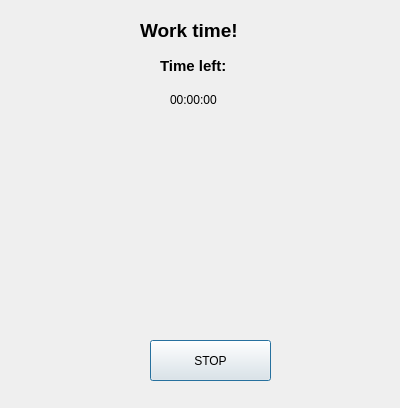
<?xml version="1.0" encoding="UTF-8"?>
<ui version="4.0">
 <class>timerwindow</class>
 <widget class="QDialog" name="timerwindow">
  <property name="geometry">
   <rect>
    <x>0</x>
    <y>0</y>
    <width>400</width>
    <height>408</height>
   </rect>
  </property>
  <property name="windowTitle">
   <string>Dialog</string>
  </property>
  <widget class="QPushButton" name="pushButton">
   <property name="geometry">
    <rect>
     <x>150</x>
     <y>340</y>
     <width>121</width>
     <height>41</height>
    </rect>
   </property>
   <property name="text">
    <string>STOP</string>
   </property>
  </widget>
  <widget class="QLabel" name="label">
   <property name="geometry">
    <rect>
     <x>160</x>
     <y>50</y>
     <width>131</width>
     <height>31</height>
    </rect>
   </property>
   <property name="font">
    <font>
     <pointsize>11</pointsize>
     <bold>true</bold>
    </font>
   </property>
   <property name="text">
    <string>Time left:</string>
   </property>
  </widget>
  <widget class="QLabel" name="label_2">
   <property name="geometry">
    <rect>
     <x>170</x>
     <y>90</y>
     <width>171</width>
     <height>20</height>
    </rect>
   </property>
   <property name="text">
    <string>00:00:00</string>
   </property>
  </widget>
  <widget class="QLabel" name="image">
   <property name="geometry">
    <rect>
     <x>120</x>
     <y>140</y>
     <width>171</width>
     <height>171</height>
    </rect>
   </property>
   <property name="text">
    <string/>
   </property>
   <property name="pixmap">
    <pixmap>C:/Users/gadol/Desktop/WorkPomodoro.jpg</pixmap>
   </property>
   <property name="scaledContents">
    <bool>true</bool>
   </property>
  </widget>
  <widget class="QLabel" name="label_4">
   <property name="geometry">
    <rect>
     <x>140</x>
     <y>20</y>
     <width>151</width>
     <height>21</height>
    </rect>
   </property>
   <property name="font">
    <font>
     <pointsize>14</pointsize>
     <bold>true</bold>
    </font>
   </property>
   <property name="text">
    <string>Work time!</string>
   </property>
  </widget>
 </widget>
 <resources/>
 <connections/>
</ui>
